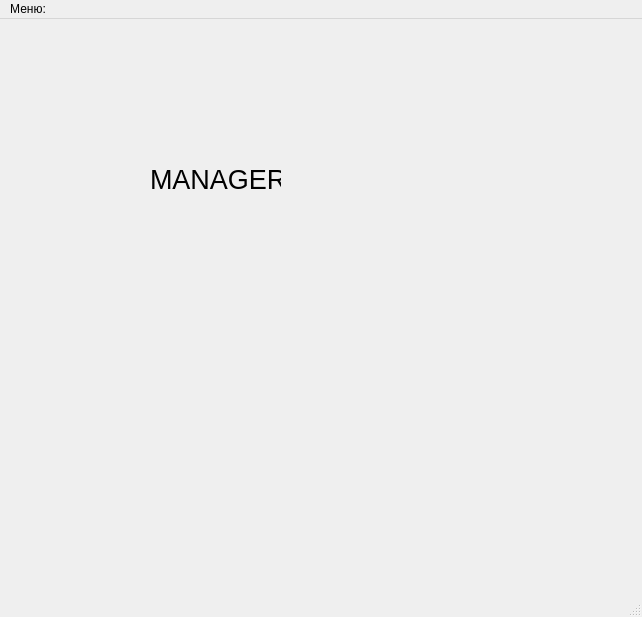
<?xml version="1.0" encoding="UTF-8"?>
<ui version="4.0">
 <class>managerWindow</class>
 <widget class="QMainWindow" name="managerWindow">
  <property name="geometry">
   <rect>
    <x>0</x>
    <y>0</y>
    <width>642</width>
    <height>617</height>
   </rect>
  </property>
  <property name="windowTitle">
   <string>MainWindow</string>
  </property>
  <widget class="QWidget" name="centralwidget">
   <widget class="QLabel" name="label">
    <property name="geometry">
     <rect>
      <x>150</x>
      <y>130</y>
      <width>131</width>
      <height>61</height>
     </rect>
    </property>
    <property name="styleSheet">
     <string notr="true">font-size: 20pt;
</string>
    </property>
    <property name="text">
     <string>MANAGER</string>
    </property>
   </widget>
  </widget>
  <widget class="QMenuBar" name="menubar">
   <property name="geometry">
    <rect>
     <x>0</x>
     <y>0</y>
     <width>642</width>
     <height>21</height>
    </rect>
   </property>
   <widget class="QMenu" name="menu">
    <property name="title">
     <string>Меню:</string>
    </property>
    <addaction name="action"/>
    <addaction name="action_2"/>
    <addaction name="action_4"/>
    <addaction name="action_6"/>
    <addaction name="separator"/>
    <addaction name="action_8"/>
   </widget>
   <addaction name="menu"/>
  </widget>
  <widget class="QStatusBar" name="statusbar"/>
  <action name="action">
   <property name="text">
    <string>Добавить товар</string>
   </property>
  </action>
  <action name="action_2">
   <property name="text">
    <string>Удалить товар</string>
   </property>
  </action>
  <action name="action_4">
   <property name="text">
    <string>Управление товарами </string>
   </property>
  </action>
  <action name="action_6">
   <property name="text">
    <string>Просмотр всех товаров </string>
   </property>
  </action>
  <action name="action_8">
   <property name="text">
    <string>Оформить заказ</string>
   </property>
  </action>
 </widget>
 <resources/>
 <connections/>
</ui>
